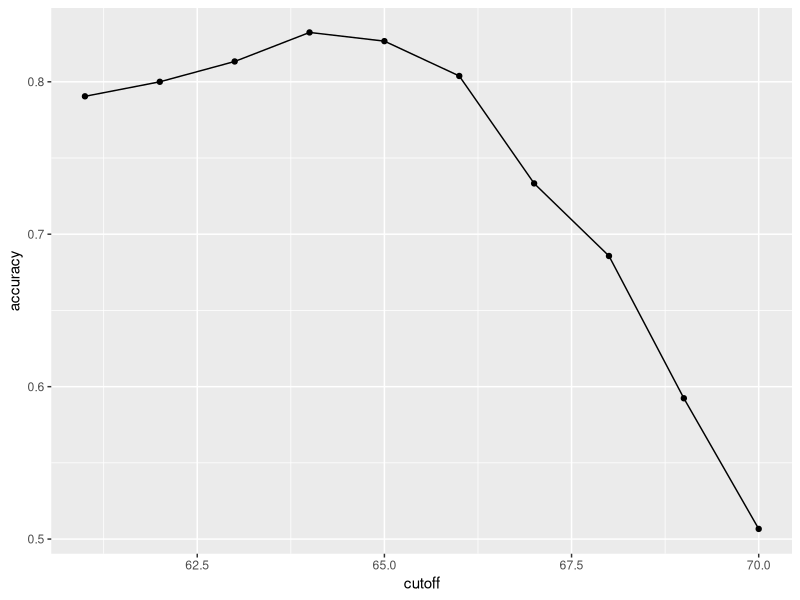
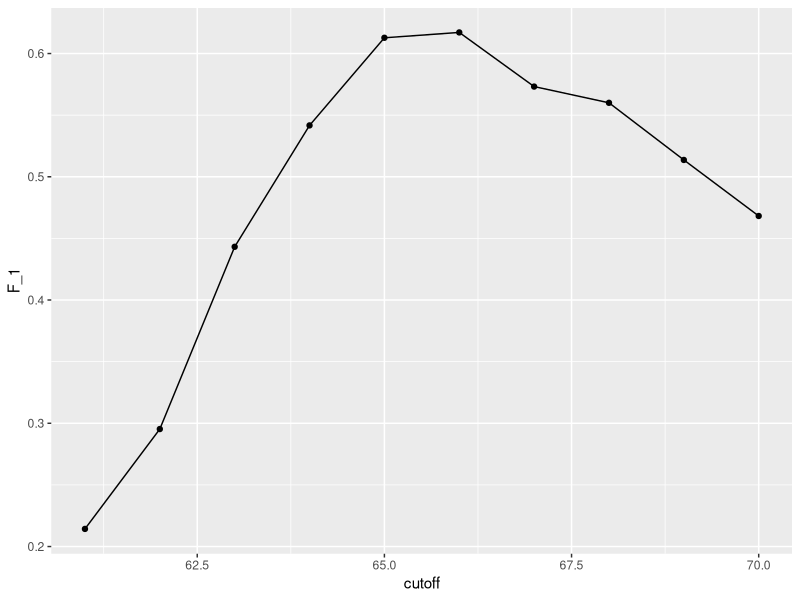
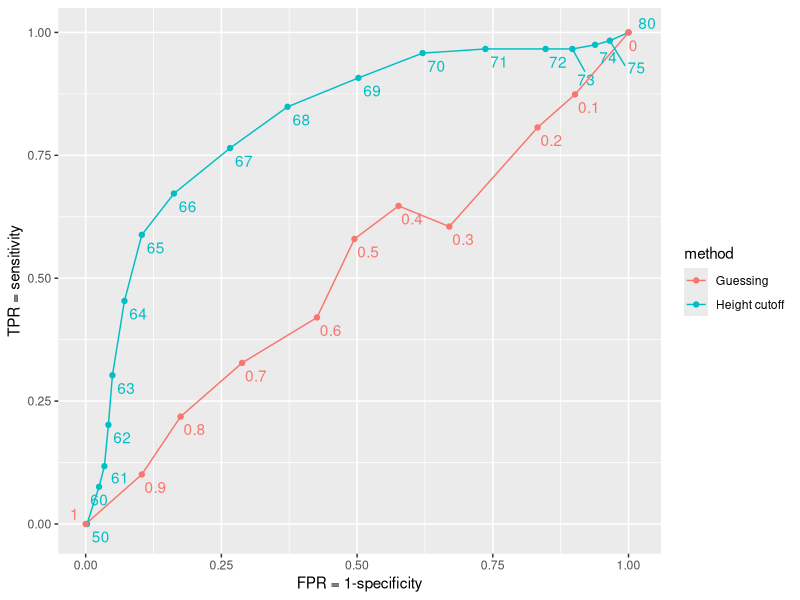
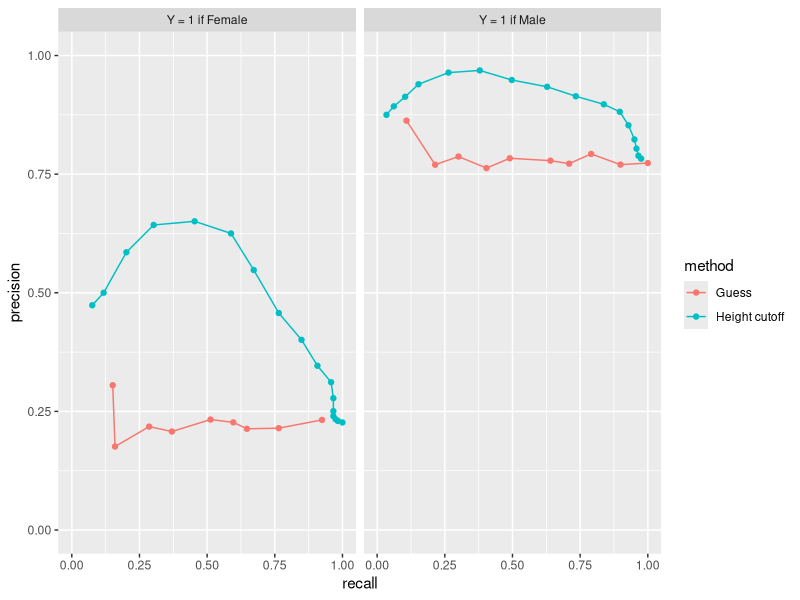
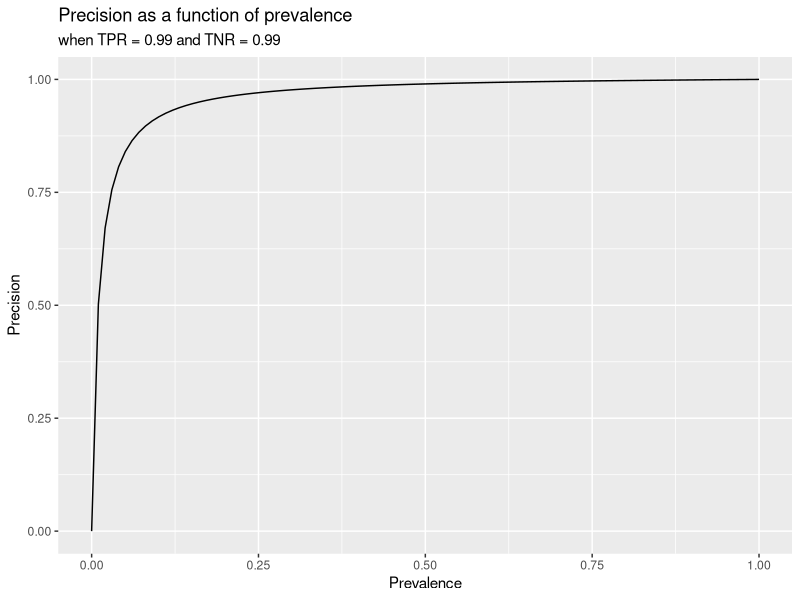

Source code (R) for these figures, in order:
## ---- chunk 1
library(caret)
library(dslabs)
## ---- chunk 2
names(heights) <- c("y", "x")
## ---- chunk 3
set.seed(2010)
train_index <- createDataPartition(heights$y, times = 1, p = 0.5, list = FALSE)
## ---- chunk 4
train_set <- heights[train_index, ]
test_set <- heights[-train_index, ]
## ---- chunk 5
y_hat <- factor(sample(c("Female", "Male"), nrow(test_set), replace = TRUE))
## ---- chunk 6
mean(y_hat == test_set$y)
## ---- chunk 7
cutoff <- with(train_set, mean(x) - 2*sd(x))
y_hat <- factor(ifelse(test_set$x <= cutoff, "Female", "Male"))
## ---- chunk 8
mean(test_set$y == y_hat)
## ---- chunk 9
cutoffs <- seq(61, 70)
accuracy <- sapply(cutoffs, function(cutoff){
  y_hat <- factor(ifelse(train_set$x <= cutoff, "Female", "Male"))
  mean(y_hat == train_set$y)
})
## ---- chunk 10
data.frame(cutoff = cutoffs, accuracy) |> 
  ggplot(aes(cutoff, accuracy)) + 
  geom_point() + 
  geom_line() 
## ---- chunk 11
max(accuracy)
## ---- chunk 12
best_cutoff <- cutoffs[which.max(accuracy)]
best_cutoff
## ---- chunk 13
y_hat <- factor(ifelse(test_set$x <= best_cutoff, "Female", "Male"))
mean(y_hat == test_set$y)
## ---- chunk 14
cm <- confusionMatrix(data = y_hat, reference = test_set$y)
cm$table
## ---- chunk 15
cm$byClass[c("Sensitivity", "Specificity")]
## ---- chunk 16
cm$byClass["Prevalence"]
## ---- chunk 17
mat <- matrix(c("True positives (TP)", "False negatives (FN)", 
                "False positives (FP)", "True negatives (TN)"), 2, 2)
colnames(mat) <- c("Actually Positive", "Actually Negative")
rownames(mat) <- c("Predicted positive", "Predicted negative")
tmp <- as.data.frame(mat)
if (knitr::is_html_output()) {
  knitr::kable(tmp, "html") |>
    kableExtra::kable_styling(bootstrap_options = "basic", full_width = FALSE) |>
    kableExtra::column_spec(column = 1, bold = TRUE)
} else{
  knitr::kable(tmp, "latex", booktabs = TRUE) |>
    kableExtra::kable_styling(font_size = 8)
}
## ---- chunk 18
cm$overall["Accuracy"]
cm$byClass[c("Sensitivity","Specificity", "Prevalence", "Pos Pred Value")]
## ---- chunk 19
cutoffs <- seq(61, 70)
F_1 <- sapply(cutoffs, function(cutoff){
  y_hat <- factor(ifelse(train_set$x <= cutoff, "Female", "Male"))
  F_meas(y_hat, train_set$y)
})
## ---- chunk 20
data.frame(cutoff = cutoffs, F_1 = F_1) |> 
  ggplot(aes(cutoff, F_1)) + 
  geom_point() + 
  geom_line() 
## ---- chunk 21
max(F_1)
## ---- chunk 22
best_cutoff <- cutoffs[which.max(F_1)]
best_cutoff
## ---- chunk 23
y_hat <- factor(ifelse(test_set$x <= best_cutoff, "Female", "Male"))
sensitivity(y_hat, test_set$y)
specificity(y_hat, test_set$y)
## ---- chunk 24
probs <- seq(0, 1, length.out = 11)
guessing <- sapply(probs, function(p){
  y_hat <- sample(c("Male", "Female"), nrow(test_set), TRUE, c(p, 1 - p)) 
  y_hat <- factor(y_hat, levels = c("Female", "Male"))
  c(FPR = 1 - specificity(y_hat, test_set$y),
    TPR = sensitivity(y_hat, test_set$y))
})
## ---- chunk 25
cutoffs <- c(50, seq(60, 75), 80)
height_cutoff <- sapply(cutoffs, function(x){
  y_hat <- ifelse(test_set$x <= x, "Female", "Male")
  y_hat <- factor(y_hat, levels = c("Female", "Male"))
  c(FPR = 1 - specificity(y_hat, test_set$y),
    TPR = sensitivity(y_hat, test_set$y))
})
## ---- chunk 26
library(tidyverse)
library(ggrepel)
tmp_1 <- map_df(cutoffs, function(x){
  y_hat <- ifelse(test_set$x <= x, "Female", "Male") 
  y_hat <- factor(y_hat, levels = c("Female", "Male"))
  list(method = "Height cutoff",
       cutoff = x, 
       FPR = 1 - specificity(y_hat, test_set$y),
       TPR = sensitivity(y_hat, test_set$y))
}) 
tmp_2 <- map_df(probs, function(p){
  y_hat <- sample(c("Male", "Female"), nrow(test_set), replace = TRUE, prob = c(p, 1 - p))
  y_hat <- factor(y_hat, levels = c("Female", "Male"))
  list(method = "Guessing",
       cutoff = round(p,1),
       FPR = 1 - specificity(y_hat, test_set$y),
       TPR = sensitivity(y_hat, test_set$y))
})

rbind(tmp_1, tmp_2) |>
  ggplot(aes(FPR, TPR, label = cutoff, color = method)) +
  geom_line() +
  geom_point() +
  geom_text_repel(nudge_x = 0.01, nudge_y = -0.01, show.legend = FALSE) +
  labs(x = "FPR = 1-specificity", y = "TPR = sensitivity")
## ---- chunk 27
library(tidyverse)
guessing <- map_df(probs[-1], function(p){
  y_hat <- sample(c("Male", "Female"), nrow(test_set), replace = TRUE, prob = c(p, 1 - p)) 
  y_hat <- factor(y_hat, levels = c("Female", "Male"))
  list(method = "Guess",
    recall = sensitivity(y_hat, test_set$y),
    precision = precision(y_hat, test_set$y))
})

height_cutoff <- map_df(cutoffs[-1], function(x){
  y_hat <- ifelse(test_set$x <= x, "Female", "Male")
  y_hat <- factor(y_hat, levels = c("Female", "Male"))
  list(method = "Height cutoff",
       recall = sensitivity(y_hat, test_set$y),
    precision = precision(y_hat, test_set$y))
})
tmp_1 <- bind_rows(guessing, height_cutoff) |> mutate(Positive = "Y = 1 if Female") 

test_set2 <- test_set
test_set2$y <- relevel(test_set2$y, ref = "Male")
guessing <- map_df(probs[-1], function(p){
  y_hat <- sample(c("Male", "Female"), nrow(test_set2), replace = TRUE, prob = c(p, 1 - p)) 
  y_hat <- factor(y_hat, levels = c("Male", "Female"))
  list(method = "Guess",
    recall = sensitivity(y_hat, test_set2$y),
    precision = precision(y_hat, test_set2$y))
})

height_cutoff <- map_df(cutoffs[-1], function(x){
  y_hat <- ifelse(test_set2$x <= x, "Female", "Male")
  y_hat <- factor(y_hat, levels = c("Male", "Female"))
  list(method = "Height cutoff",
       recall = sensitivity(y_hat, test_set2$y),
    precision = precision(y_hat, test_set2$y))
})
tmp_2 <- bind_rows(guessing, height_cutoff) |> mutate(Positive = "Y = 1 if Male") 


bind_rows(tmp_1, tmp_2) |>
  ggplot(aes(recall, precision, color = method)) +
  geom_line() +
  ylim(0,1) +
  geom_point() +
  facet_wrap(~ Positive)
## ---- chunk 28
tpr <- 0.99; fpr <- 0.01
prevalence <- seq(0,1,len = 100)
data.frame(Prevalence = prevalence,
           Precision = tpr*prevalence/(tpr*prevalence + fpr*(1 - prevalence))) |>
  ggplot(aes(Prevalence, Precision)) + geom_line() + 
  labs(title = "Precision as a function of prevalence", subtitle = "when TPR = 0.99 and TNR = 0.99")
